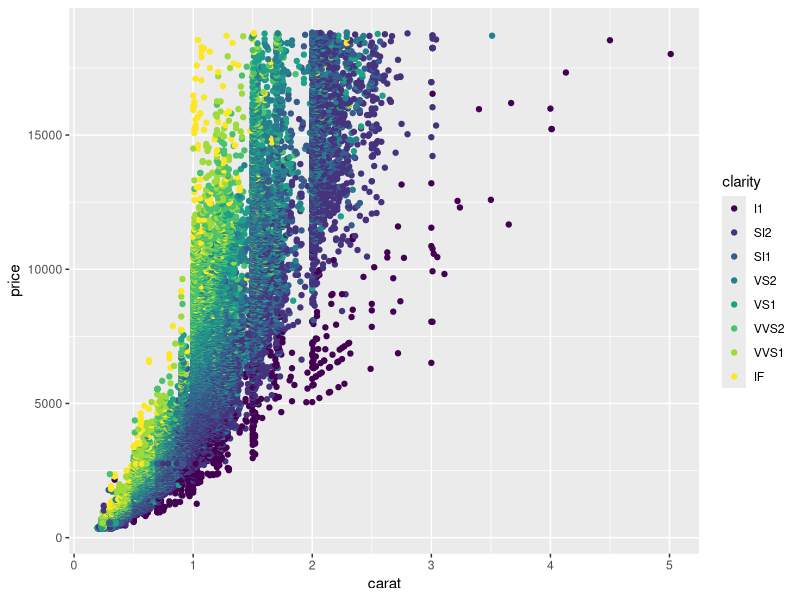
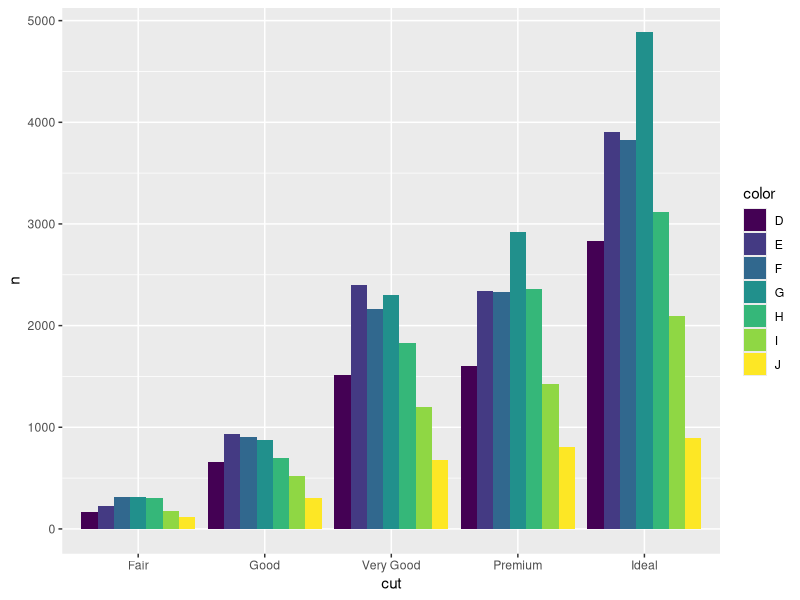

The R source for these figures, in order:
# Created  2017-06-27  by Jonathan Dobres
# Updated  2017-06-27  by Jonathan Dobres

rm(list = ls())

library(tidyverse)

plot.diamonds <- ggplot(data = diamonds, aes(x = carat, y = price, color = clarity)) +
  geom_point()
print(plot.diamonds)

data.diamonds <- diamonds %>%
  group_by(color, cut) %>%
  summarize(n = n())

plot.diamonds.summary <- ggplot(data = data.diamonds, aes(x = cut, fill = color, y = n)) +
  geom_col(position = 'dodge')
print(plot.diamonds.summary)

